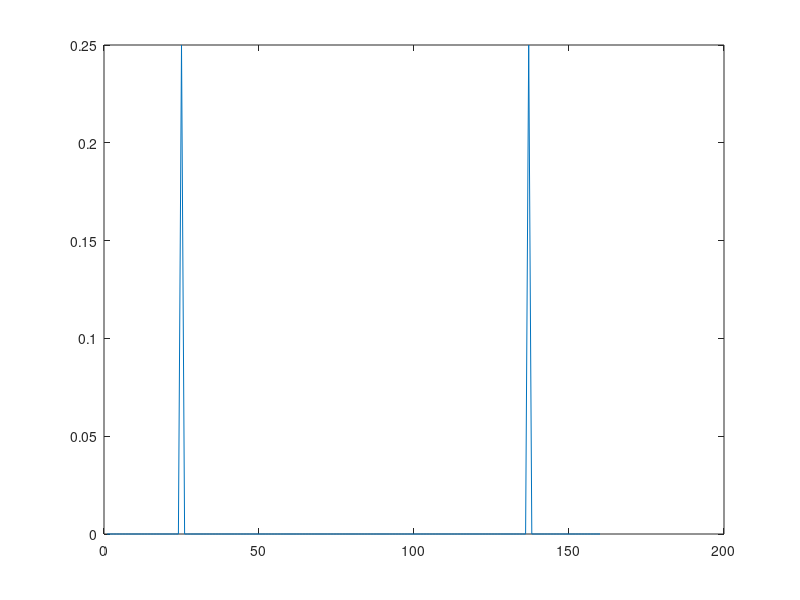
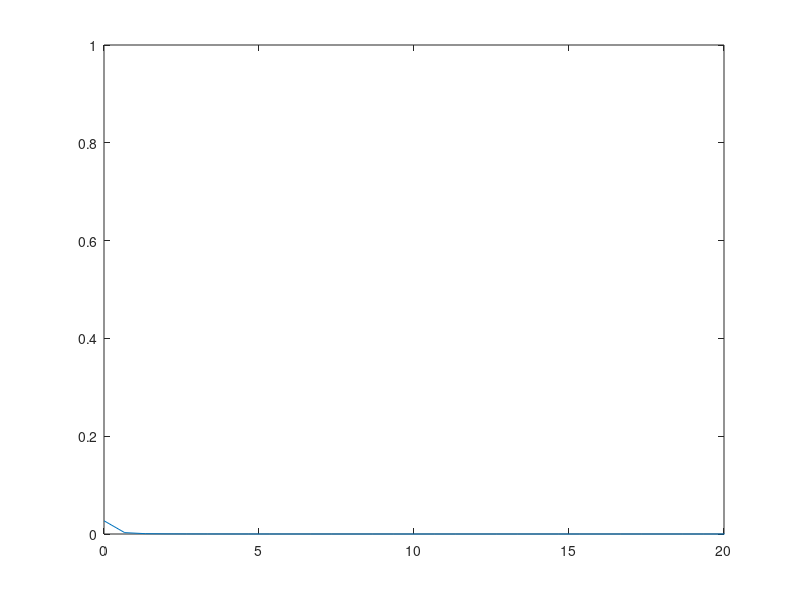
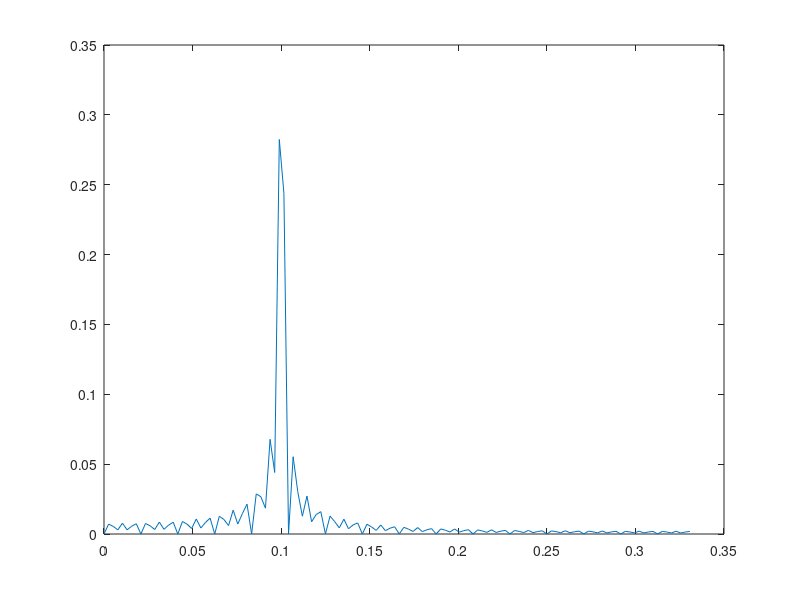
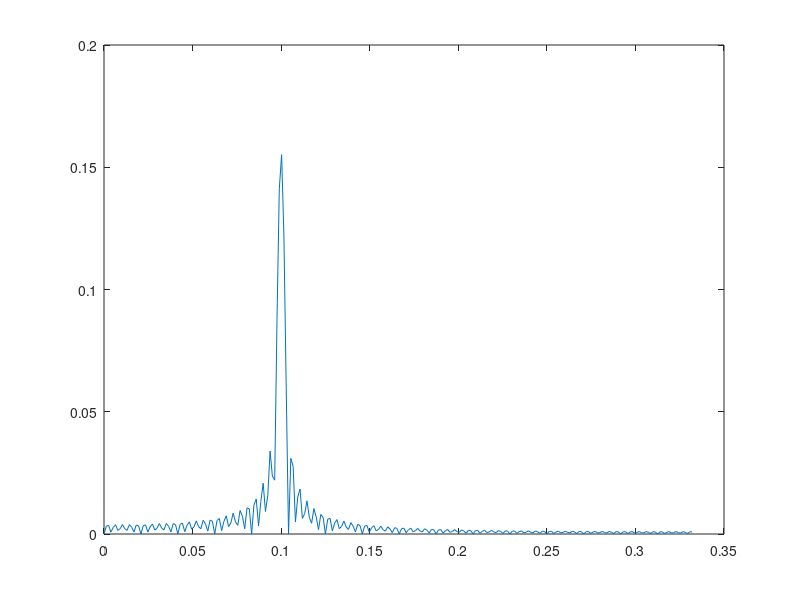

Write the MATLAB code that produced these figures, in order. (Note: this script raises an error after producing the figures.)
%%
N = 160; %% number of points
T = 1.5; %% sampling period = 1.5 s
Fs = 1 /T; %% sampling frequency = 0.6667 Hz 
t = [0:N-1]*T; %% define time vector
x = sin(2*pi*0.1*t); %%define function, 0.1 Hz sine wave
figure(1), plot(t,x)
%%
p = abs(fft(x))/160; %%% has 160 frequency bins: bin 80 corresponds to 0.3333 Hz ( = Fs/2) 
p1 = abs(fft(x,256))/256; %%% has 256 frequency bins: bin 128 corresponds to 0.3333 Hz ( = Fs/2) 
p2 = abs(fft(x,512))/512; %%% has 512 frequency bins: bin 256 corresponds to 0.3333 Hz ( = Fs/2) 
p3 = abs(fft(x,1024))/1024; %%% has 1024 frequency bins: bin 512 corresponds to 0.3333 Hz ( = Fs/2) 

%%% frequency vector
f = [0:N/2-1]/(N/2)*(Fs/2); %% find the corresponding frequency in Hz
f1 = [0:256/2-1]/(256/2)*(Fs/2); %% find the corresponding frequency in Hz
f2 = [0:512/2-1]/(512/2)*(Fs/2); %% find the corresponding frequency in Hz
f3 = [0:1024/2-1]/(1024/2)*(Fs/2); %% find the corresponding frequency in Hz

figure(2), plot(f,p(1:N/2))
figure(3), plot(f1,p1(1:256/2))
figure(4), plot(f2,p2(1:512/2))
figure(5), plot(f3,p3(1:1024/2))
%%


% length_f = length(f)

freq = [0:N/2-1]; %% find the corresponding frequency in Hz
freq1 = [0:1024/2-1]/T; %% find the corresponding frequency in Hz
freq2 = [0:2048/2-1]/T; %% find the corresponding frequency in Hz
freq3 = [0:4096/2-1]/T; %% find the corresponding frequency in Hz

p = abs(fft(f));
p1 = abs(fft(f,1024));
p2 = abs(fft(f,2048));
p3 = abs(fft(f,4096));

figure(2), plot(freq,p(1:N/2))

p = abs(fft(f))/(N/2); %% absolute value of the fft


p = p(1:N/2).^2 %% take the power of positve freq. half
freq = [0:N/2-1]/T; %% find the corresponding frequency in Hz
plot(freq,p); %% plot on semilog scale
axis([0 20 0 1]); %% zoom in
%%
clc
N = 160; %% number of points
T = 1.5; %% sampling period = 1.5 s
Fs = 1 /T; %% sampling frequency = 0.6667 Hz 
t = [0:N-1]*T; %% define time vector
x = sin(2*pi*0.1*t); %%define function, 0.1 Hz sine wave
% figure(1), plot(t,x)
NFFT = length(x);
X = fft(x)/ NFFT;
Px = (X .* conj(X));
Pavg = sum(Px)

XX = X(1:N/2); 
Pxx = (XX .* conj(XX));
Pxx(2:end -1) = 2 * Pxx(2:end -1);
Pavg2 = sum(Pxx)
figure(1), plot(abs(Px))
%%% comparison with PSD
Hpsd = dspdata.psd(Px(1:length(Px)/2),'Fs',Fs);  
figure(2), plot(Hpsd); 
